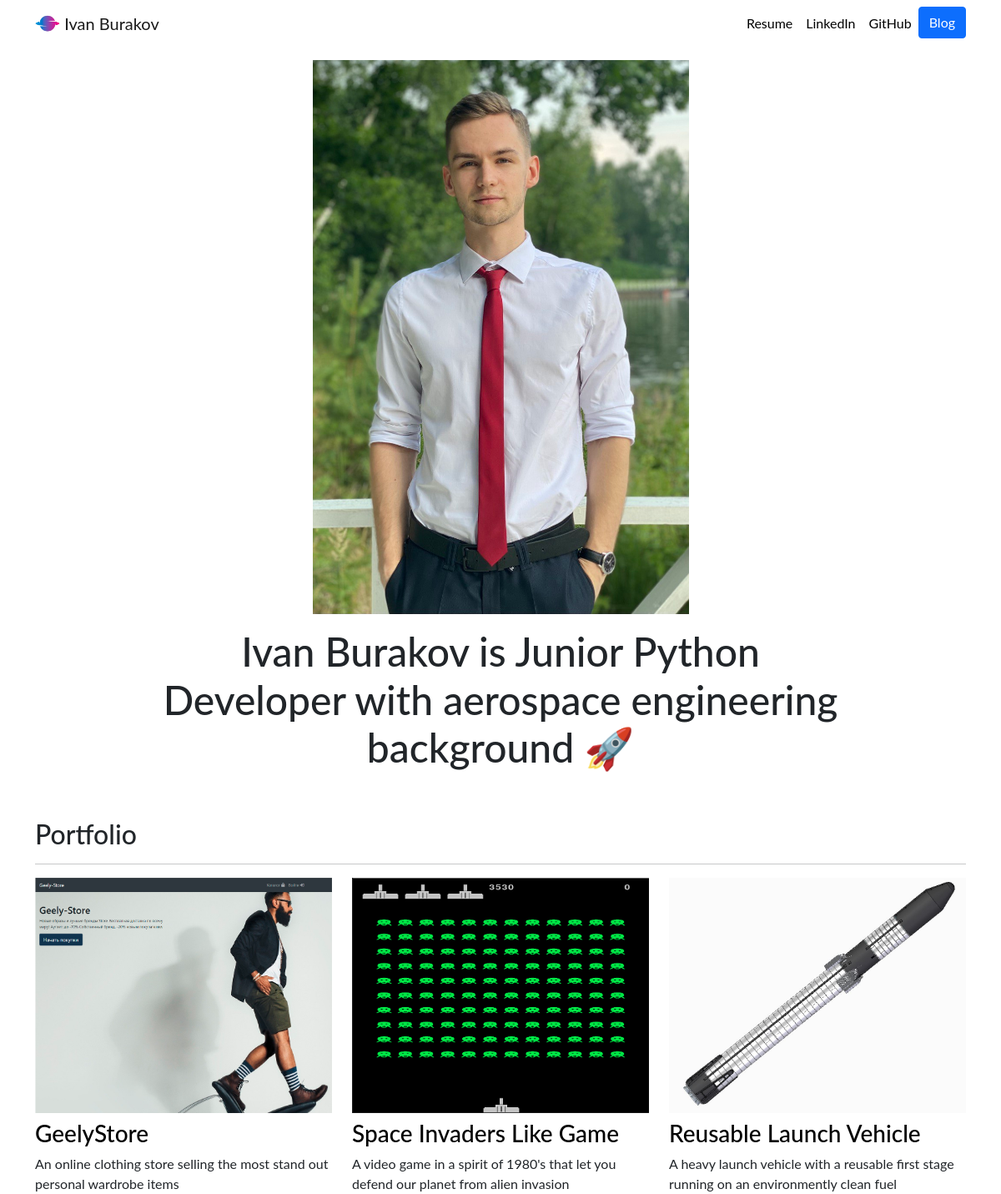
The page / on the database its author committed.
### portfolio/models.py (models this page shows, shortened)
class Project(models.Model):
    title = models.CharField(max_length = 100)
    short_description = models.CharField(max_length = 100)
    long_description = models.TextField(default="Here should be a short description")
    image_1 = models.ImageField(upload_to = 'portfolio/images/')
    image_2 = models.ImageField(upload_to = 'portfolio/images/', blank=True)
    image_3 = models.ImageField(upload_to = 'portfolio/images/', blank=True)
    url = models.URLField(blank = True)

### portfolio/views.py (the view)
# urls.py: path('', views.base, name = 'base'),
def base(request):
    projects = Project.objects.all()
    return render(request, 'portfolio/base.html', {'projects': projects})

### portfolio/templates/portfolio/base.html
{% extends 'portfolio/head.html' %}
{% load static %}
{% block content %}
<div class="row justify-content-center my-3">
  <div class="col-5">
    <img src="{% static 'portfolio/my_img.jpg' %}" class="img-fluid">
  </div>
</div>
<div class="row justify-content-center mb-3">
  <div class="col-md-9 text-center">
    <h1 id="hometext" class="font-weight-bold">Ivan Burakov is Junior Python Developer with aerospace engineering background 🚀</h1>
  </div>
</div>
<h2 class="mt-5">Portfolio</h2>
<hr>
<div class="row">
  {% for project in projects %}
  <div class="col-lg-4 col-md-6 mx-auto" >
    <a style="color: black" href="{% url 'port' project.id %}">
      <img src="{{ project.image_1.url }}" class="img-fluid mb-2" >
      <h3>{{ project.title }}</h3>
    </a>
    {{ project.short_description }}
  </div>
  {% endfor %}
</div>
{% endblock %}

### portfolio/static/portfolio/custom.css (style rules this page uses)
a { text-decoration: none; }
body { font-family: 'Lato', sans-serif; }
@media (min-width: 992px) { #hometext { font-size: 3rem; } }

### rows shown on the page
Project: image_1 (picture), title "GeelyStore", short_description "An online clothing store selling the most stand out personal wardrobe items"
Project: image_1 (picture), title "Space Invaders Like Game", short_description "A video game in a spirit of 1980's that let you defend our planet from alien invasion"
Project: image_1 (picture), title "Reusable Launch Vehicle", short_description "A heavy launch vehicle with a reusable first stage running on an environmently clean fuel"
